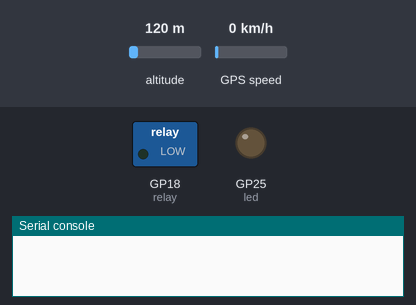
The program below on a simulated Raspberry Pi Pico running MicroPython. Parts: switched loads named in the program (green lamp = pin HIGH), output pins drawn as LEDs (lit = HIGH), the last lines printed to the serial console. Inputs (shaded band) come from the test bench; at power-on: altitude 120 m, GPS speed 0 km/h. WiFi joins after 1.5 s; the GPS gets a fix after 3 s at 37.7749, -122.4194 with 8 satellites; web requests get an empty 200 reply after 0.4 s; the clock reads 2024-03-15 10:24:30 at power-on unless the program sets it; library files of the repository ran but are not shown: micropyGPS.py.

Above: at 0.1 s.
At 18.1 s:
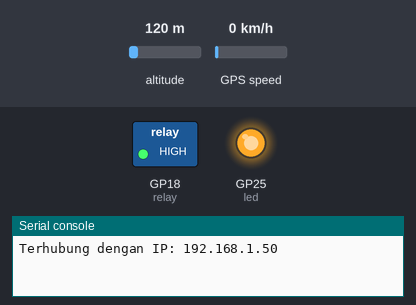
At 39.5 s:
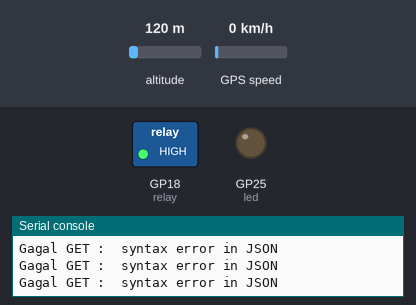
Timing chart, 0 to 58.0 s (numbered marks = the images above):
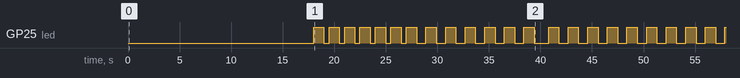

The program:

picowebv2.py
```python
import time
import network
import urequests
from time import sleep
from machine import Pin, Timer
import machine
import utime
from micropyGPS import MicropyGPS
from machine import UART, Pin

time.sleep(3)

# Fungsi bantu: konversi GPS ke format desimal
def convert_to_decimal(coord):
    degrees, minutes, direction = coord
    decimal = degrees + (minutes / 60)
    if direction in ['S', 'W']:
        decimal = -decimal
    return decimal

# Koneksi WiFi
SSID = "Loraswat"
PASSWORD = "12345678"

wlan = network.WLAN(network.STA_IF)
wlan.active(True)
if not wlan.isconnected():
    wlan.connect(SSID, PASSWORD)
    sleep(2)
    max_wait = 10
    while not wlan.isconnected():
        print("Menghubungkan ke WiFi...")
        time.sleep(2)

print("Terhubung dengan IP:", wlan.ifconfig()[0])
time.sleep(3)

# Inisialisasi micropyGPS
my_gps = MicropyGPS()
time.sleep(5)
# UART GPS
gps_serial = UART(1, baudrate=9600, tx=Pin(4), rx=Pin(5))
sleep(5)

# Inisialisasi relay
relay = Pin(18, Pin.OUT)
relay.value(1)  # default OFF

# URL server
base_url = "http://192.168.31.7/pico-web/command"
get_status_url = base_url + "/get_relay.php"
post_gps_url = base_url + "/send_gps.php"

# Waktu terakhir aksi
last_get_time = time.time()
last_post_time = time.time()

# Loop utama
led = machine.Pin("LED",machine.Pin.OUT) #led blink
while True:
    led.value(1)
    utime.sleep(1)
    led.value(0)
    utime.sleep(0.4)
    now = time.time()

    # Ambil status relay tiap 10 detik
    # Ambil status relay tiap 10 detik
    if now - last_get_time >= 10:
        try:
            response = urequests.get(get_status_url)
            result = response.json()  # Parse JSON
            response.close()

            server_status = result.get('data', {}).get('status', 'OFF')  # Ambil status dari data

            print("[GET] Status : ", result)
            print("[GET] Status relay : ", server_status)

            if server_status == 'ON':
                relay.value(0)
            else:
                relay.value(1)

            last_get_time = now
        except Exception as e:
            print("Gagal GET : ", e)

    # Kirim gps ke server tiap 20 detik
    if now - last_post_time >= 20:
        try:
            # Update GPS dari serial
            while gps_serial.any():
                data = gps_serial.read()
                for byte in data:
                    stat = my_gps.update(chr(byte))
                    if stat is not None:
                        # Print parsed GPS data
                        print('UTC Timestamp:', my_gps.timestamp)
                        print('Date:', my_gps.date_string('long'))
                        print('Latitude:', my_gps.latitude_string())
                        print('Longitude:', my_gps.longitude_string())
                        print('Altitude:', my_gps.altitude)
                        print('Satellites in use:', my_gps.satellites_in_use)
                        print('Horizontal Dilution of Precision:', my_gps.hdop)
                        print()

            # Ambil data GPS
            lat = my_gps.latitude
            lon = my_gps.longitude

            # Pastikan data sudah valid
            if lat[0] != 0 and lon[0] != 0:
                lat_decimal = convert_to_decimal(lat)
                lon_decimal = convert_to_decimal(lon)

                data_json = {
                    "latitude": lat_decimal,
                    "longitude": lon_decimal
                }

                response = urequests.post(post_gps_url, json=data_json)
                print("[POST] Status kirim data GPS : ", response.text.strip())
                response.close()
            else:
                print("[POST] GPS belum valid.")

            last_post_time = now
        except Exception as e:
            print("Gagal POST : ", e)
    time.sleep(0.1)
```

Measured:
- by itself, GP25 (led): goes 6 × (HIGH 1.0 s, LOW 0.50 s), 6 × (HIGH 1.0 s, LOW 0.90 s), HIGH 1.0 s, LOW 1.4 s, 9 × (HIGH 1.0 s, LOW 0.90 s), then HIGH
